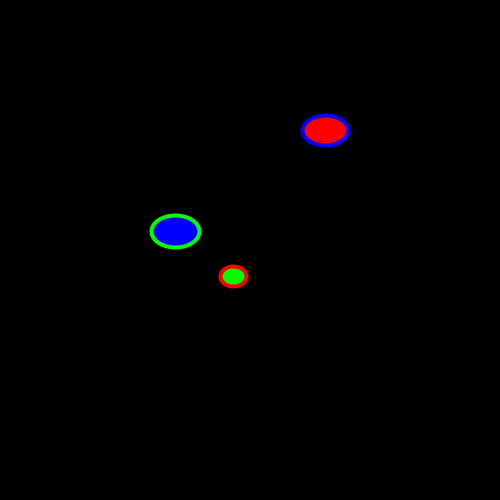
Frame 1 (no input)
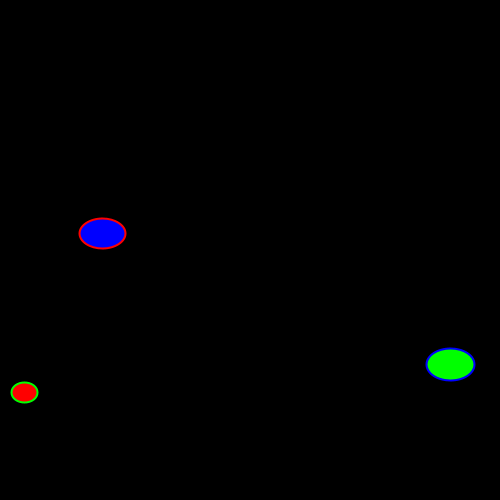
Frame 60 (the mouse pressed at the canvas centre just before this capture)
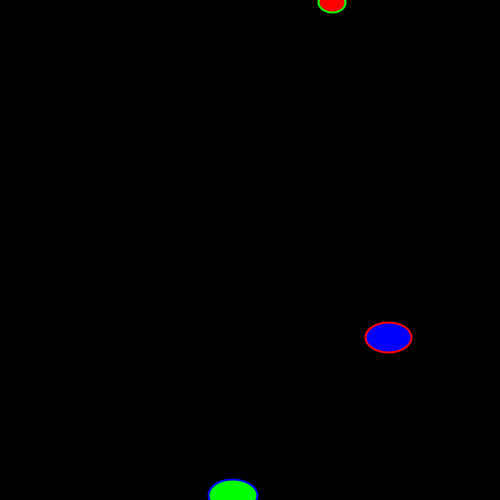
Frame 120 (the mouse held since frame 60 and released just before this capture)

The Processing sketch that drew these frames (run headless with seeded random() and noise(); from frame 60 on, the mouse is pressed at the canvas centre):

// Processing sketch: processing_83595
// ── processing_83595.pde

color[] strokeColors = {  color(255,0,0),
                           color(0,255,0),
                           color(0,0,255)
                         };
color[] fillColors = {  color(0,0,255),
                         color(255,0,0),
                         color(0,255,0)
                      };

PVector[] positions = new PVector[3];
PVector[] speeds = new PVector[3];
PVector[] sizes = new PVector[3];

void setup()
{
  for(int i=0;i<3;i++)
  {
    positions[i] = new PVector(random(width),random(height));
    speeds[i] = new PVector(random(1,5),random(1,5));
    sizes[i] = new PVector(random(20,50),random(20,50));
  }
          
  size(500,500,JAVA2D);
}

void draw()
{
  background(0,0,0);
  for(int i=0;i<3;i++)
  {
    positions[i] = updateEllipse(positions[i],speeds[0], -3,3);
    drawEllipse(strokeColors[i],fillColors[i],positions[i], sizes[i]);
  }
}

PVector updateEllipse(PVector oldPosition, PVector speed, float randomMin, float randomMax)
{
  PVector newPosition = new PVector(0,0);
  newPosition.x = oldPosition.x+speed.x+random(randomMin,randomMax);
  newPosition.y = oldPosition.y+speed.y+random(randomMin,randomMax);
  if(newPosition.x>width)
    newPosition.x=0;
  if(newPosition.y>width)
    newPosition.y=0;
  return newPosition;
}
void drawEllipse(color strClr, color flClr, PVector elPos, PVector elSize)
{
  if(elPos.x>width*0.25&&
      elPos.x<width*0.7&&
      elPos.y>height*0.25&&
      elPos.y<height*0.75)
  {
    strokeWeight(4);
    stroke(flClr);
    fill(strClr);
  }
  else
  {
    strokeWeight(2);
    stroke(strClr);
    fill(flClr);
  }

  ellipse(elPos.x, elPos.y, elSize.x, elSize.y);  
}
